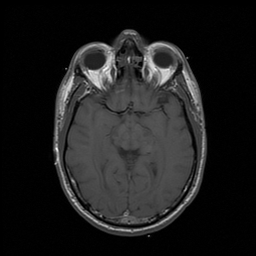
%> input picture Lab8/Q3&4&5/S2_Q5_utils/t1.jpg, 256 x 256 px
$ octave Lab7.m   (GNU Octave 9; MATLAB toolbox functions it lacks are replaced by stand-ins)
%> lines starting %> are read from the running program, lines starting %| are printed output that depends on the picture
%% Q1
clc;
clear;
close all;

im = imread("S1_Q1_utils\t1.jpg"); %Read the image
%> im is the input picture: size 256x256x3 uint8; min 0, max 255, mean 29.6

figure;
imshow(im);
title("Main Image");


im = squeeze(im(:,:,1));
%> im: size 256x256 uint8
row = 128; %Selected row
midRow_fft = fft(im(row, :)); %FFT for row 128
midRow_fft = fftshift(midRow_fft); %Shifting zero frequency to the center

n = size(im,2);
%> n = 256
f_arr = (-n/2:n/2-1) * (2*pi/n);
%> f_arr = 256 values from -3.14 to 3.12

%Plotting FFT:
figure;
subplot(211);
plot(f_arr, abs(midRow_fft)); title("FFT magnitude for row "+row);
subplot(212);
plot(f_arr, angle(midRow_fft)); title("FFT phase for row "+row);
%> after `title("FFT phase for row "+row)`:
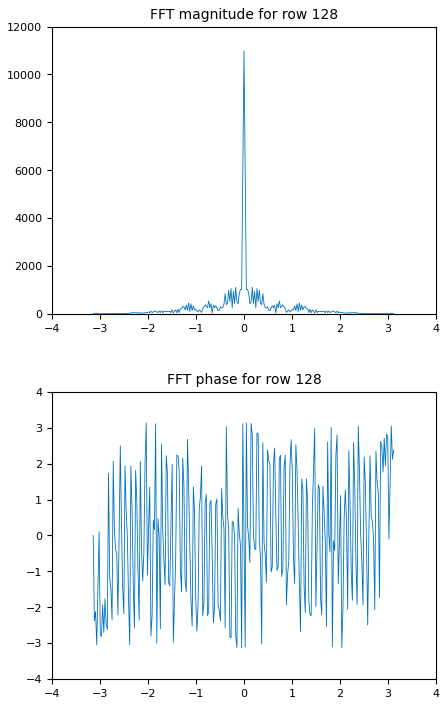
%> figure redrawn from the program's plot data, 2 panels; panel 1: curve peaks at x = 0, y = 10980; panel 2: curve peaks at x = 0.0491, y = 3.13


%FFT for the whole image:
im_double = double(im);
im_fft = fft2(im_double);
im_fft_mag = log10(abs(im_fft));
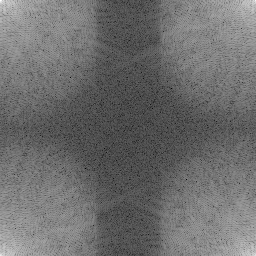
%> im_fft_mag: size 256x256 double; min 0.237, max 6.29, mean 2.85; drawn with min black and max white
im_fft_mag = im_fft_mag/max(max(im_fft_mag));


%Plotting FFT:
figure;
subplot(131);
imshow(im);
title("Image");

subplot(132);
imshow(im_fft_mag);
title("Image FFT");

subplot(133);
im_fft_shift = fftshift(im_fft);
im_fft_mag_shift = log10(abs(im_fft_shift));
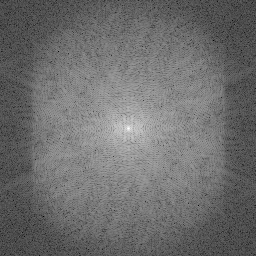
%> im_fft_mag_shift: size 256x256 double; min 0.237, max 6.29, mean 2.85; mean of the top-left, top-right, bottom-left and bottom-right quarters 2.84, 2.85, 2.85, 2.86; drawn with min black and max white
im_fft_mag_shift = im_fft_mag_shift/max(max(im_fft_mag_shift));


imshow(im_fft_mag_shift);
title("Image FFT after fftshift");


%% Q2

clc;
clear;
close all;

%Creating Image G:
size = 256; %Size of the window
r = 15; %Radius of the circle

[X,Y] = ndgrid(1:size, 1:size); %Creating grid for the window

G = ((X-size/2).^2 + (Y-size/2).^2) <= r^2; %Creating a circle at the center

%Creating Image F:
F = zeros(size, size);
F(100, 50) = 1;
F(120, 48) = 2;

F_conv_G = ifftshift(ifft2(fft2(G) .* fft2(F))); %F * G


figure;
subplot(131);
imshow(G);
title("Image G");

subplot(132);
imshow(F./max(max(F)));
title("Image F");

subplot(133);
imshow(F_conv_G./max(max(F_conv_G)));
title("F*G");
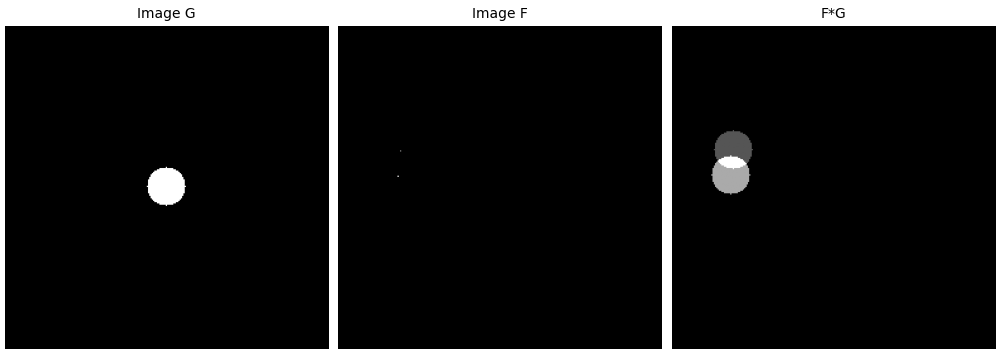
%> figure redrawn from the program's plot data, 3 panels


%Reading Image:
im = imread("S1_Q2_utils\pd.jpg");
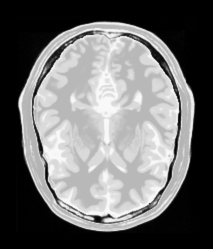
%> input picture Lab9/Q23456/S3_Q2_utils/pd.jpg, 213 x 249 px
%> im is the input picture: size 249x213x3 uint8; min 0, max 251, mean 109.1
im = squeeze(im(:,:,1));
%> im: size 249x213 uint8
im_double = double(im);
%> im_double: size 249x213 double


figure;
subplot(121);
imshow(im);
title("Main Image");

%> (the run ends here)
